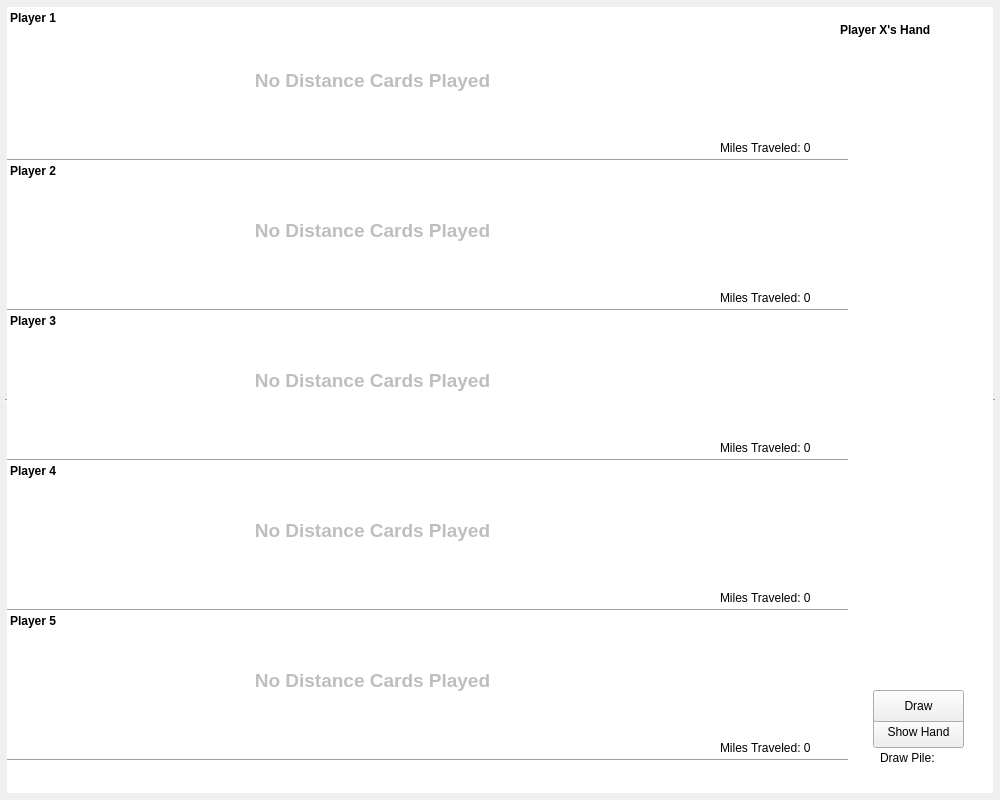
<?xml version="1.0" encoding="UTF-8"?>
<ui version="4.0">
 <class>MainWindow</class>
 <widget class="QMainWindow" name="MainWindow">
  <property name="enabled">
   <bool>true</bool>
  </property>
  <property name="geometry">
   <rect>
    <x>0</x>
    <y>0</y>
    <width>1000</width>
    <height>800</height>
   </rect>
  </property>
  <property name="windowTitle">
   <string>Mille Bornes</string>
  </property>
  <property name="styleSheet">
   <string notr="true">QPushButton#dist_button_1::pressed {
	background-color: transparent;
}

QPushButton#dist_button_1::enabled {
	border: 2px solid #008000;
	background-color: transparent;
	border-radius: 10px;
}

QPushButton#dist_button_2::pressed {
	background-color: transparent;
}

QPushButton#dist_button_2::enabled {
	border: 2px solid #008000;
	background-color: transparent;
	border-radius: 10px;
}

QPushButton#dist_button_3::pressed {
	background-color: transparent;
}

QPushButton#dist_button_3::enabled {
	border: 2px solid #008000;
	background-color: transparent;
	border-radius: 10px;
}

QPushButton#dist_button_4:pressed {
	background-color: transparent;
}

QPushButton#dist_button_4::enabled {
	border: 2px solid #008000;
	background-color: transparent;
	border-radius: 10px;
}

QPushButton#dist_button_5::pressed {
	background-color: transparent;
}

QPushButton#dist_button_5::enabled {
	border: 2px solid #008000;
	background-color: transparent;
	border-radius: 10px;
}

QPushButton#safety_button_1::pressed {
	background-color: transparent;
}

QPushButton#safety_button_1::enabled {
	border: 2px solid #008000;
	background-color: transparent;
	border-radius: 10px;
}

QPushButton#safety_button_2::pressed {
	background-color: transparent;
}

QPushButton#safety_button_2::enabled {
	border: 2px solid #008000;
	background-color: transparent;
	border-radius: 10px;
}

QPushButton#safety_button_3::pressed {
	background-color: transparent;
}

QPushButton#safety_button_3:enabled {
	border: 2px solid #008000;
	background-color: transparent;
	border-radius: 10px;
}

QPushButton#safety_button_4::pressed {
	background-color: transparent;
}

QPushButton#safety_button_4::enabled {
	border: 2px solid #008000;
	background-color: transparent;
	border-radius: 10px;
}

QPushButton#safety_button_5::pressed {
	background-color: transparent;
}

QPushButton#safety_button_5::enabled {
	border: 2px solid #008000;
	background-color: transparent;
	border-radius: 10px;
}</string>
  </property>
  <widget class="QWidget" name="centralWidget">
   <widget class="QGraphicsView" name="gameView">
    <property name="geometry">
     <rect>
      <x>5</x>
      <y>5</y>
      <width>990</width>
      <height>790</height>
     </rect>
    </property>
    <property name="frameShape">
     <enum>QFrame::HLine</enum>
    </property>
    <property name="frameShadow">
     <enum>QFrame::Sunken</enum>
    </property>
   </widget>
   <widget class="QPushButton" name="readyButton">
    <property name="geometry">
     <rect>
      <x>873</x>
      <y>716</y>
      <width>91</width>
      <height>32</height>
     </rect>
    </property>
    <property name="text">
     <string>Show Hand</string>
    </property>
   </widget>
   <widget class="QLabel" name="handLabel">
    <property name="geometry">
     <rect>
      <x>840</x>
      <y>20</y>
      <width>151</width>
      <height>20</height>
     </rect>
    </property>
    <property name="font">
     <font>
      <weight>75</weight>
      <bold>true</bold>
     </font>
    </property>
    <property name="text">
     <string>Player X's Hand</string>
    </property>
   </widget>
   <widget class="QLabel" name="player_5">
    <property name="geometry">
     <rect>
      <x>10</x>
      <y>613</y>
      <width>81</width>
      <height>16</height>
     </rect>
    </property>
    <property name="font">
     <font>
      <weight>75</weight>
      <bold>true</bold>
     </font>
    </property>
    <property name="text">
     <string>Player 5</string>
    </property>
   </widget>
   <widget class="Line" name="line">
    <property name="geometry">
     <rect>
      <x>7</x>
      <y>150</y>
      <width>841</width>
      <height>20</height>
     </rect>
    </property>
    <property name="orientation">
     <enum>Qt::Horizontal</enum>
    </property>
   </widget>
   <widget class="Line" name="line_2">
    <property name="geometry">
     <rect>
      <x>7</x>
      <y>300</y>
      <width>841</width>
      <height>20</height>
     </rect>
    </property>
    <property name="orientation">
     <enum>Qt::Horizontal</enum>
    </property>
   </widget>
   <widget class="Line" name="line_3">
    <property name="geometry">
     <rect>
      <x>7</x>
      <y>450</y>
      <width>841</width>
      <height>20</height>
     </rect>
    </property>
    <property name="orientation">
     <enum>Qt::Horizontal</enum>
    </property>
   </widget>
   <widget class="Line" name="line_4">
    <property name="geometry">
     <rect>
      <x>7</x>
      <y>600</y>
      <width>841</width>
      <height>20</height>
     </rect>
    </property>
    <property name="orientation">
     <enum>Qt::Horizontal</enum>
    </property>
   </widget>
   <widget class="QLabel" name="player_4">
    <property name="geometry">
     <rect>
      <x>10</x>
      <y>463</y>
      <width>81</width>
      <height>16</height>
     </rect>
    </property>
    <property name="font">
     <font>
      <weight>75</weight>
      <bold>true</bold>
     </font>
    </property>
    <property name="text">
     <string>Player 4</string>
    </property>
   </widget>
   <widget class="QLabel" name="player_3">
    <property name="geometry">
     <rect>
      <x>10</x>
      <y>313</y>
      <width>81</width>
      <height>16</height>
     </rect>
    </property>
    <property name="font">
     <font>
      <weight>75</weight>
      <bold>true</bold>
     </font>
    </property>
    <property name="text">
     <string>Player 3</string>
    </property>
   </widget>
   <widget class="QLabel" name="player_2">
    <property name="geometry">
     <rect>
      <x>10</x>
      <y>163</y>
      <width>81</width>
      <height>16</height>
     </rect>
    </property>
    <property name="font">
     <font>
      <weight>75</weight>
      <bold>true</bold>
     </font>
    </property>
    <property name="text">
     <string>Player 2</string>
    </property>
   </widget>
   <widget class="QLabel" name="player_1">
    <property name="geometry">
     <rect>
      <x>10</x>
      <y>10</y>
      <width>81</width>
      <height>16</height>
     </rect>
    </property>
    <property name="font">
     <font>
      <weight>75</weight>
      <bold>true</bold>
     </font>
    </property>
    <property name="text">
     <string>Player 1</string>
    </property>
   </widget>
   <widget class="QPushButton" name="drawButton">
    <property name="geometry">
     <rect>
      <x>873</x>
      <y>690</y>
      <width>91</width>
      <height>32</height>
     </rect>
    </property>
    <property name="text">
     <string>Draw</string>
    </property>
   </widget>
   <widget class="QPushButton" name="dist_button_1">
    <property name="enabled">
     <bool>false</bool>
    </property>
    <property name="geometry">
     <rect>
      <x>110</x>
      <y>20</y>
      <width>525</width>
      <height>121</height>
     </rect>
    </property>
    <property name="font">
     <font>
      <pointsize>14</pointsize>
      <weight>75</weight>
      <bold>true</bold>
     </font>
    </property>
    <property name="text">
     <string>No Distance Cards Played</string>
    </property>
    <property name="checkable">
     <bool>false</bool>
    </property>
    <property name="flat">
     <bool>true</bool>
    </property>
   </widget>
   <widget class="QPushButton" name="dist_button_2">
    <property name="enabled">
     <bool>false</bool>
    </property>
    <property name="geometry">
     <rect>
      <x>110</x>
      <y>170</y>
      <width>525</width>
      <height>121</height>
     </rect>
    </property>
    <property name="font">
     <font>
      <pointsize>14</pointsize>
      <weight>75</weight>
      <bold>true</bold>
     </font>
    </property>
    <property name="text">
     <string>No Distance Cards Played</string>
    </property>
    <property name="flat">
     <bool>true</bool>
    </property>
   </widget>
   <widget class="QPushButton" name="dist_button_3">
    <property name="enabled">
     <bool>false</bool>
    </property>
    <property name="geometry">
     <rect>
      <x>110</x>
      <y>320</y>
      <width>525</width>
      <height>121</height>
     </rect>
    </property>
    <property name="font">
     <font>
      <pointsize>14</pointsize>
      <weight>75</weight>
      <bold>true</bold>
     </font>
    </property>
    <property name="text">
     <string>No Distance Cards Played</string>
    </property>
    <property name="flat">
     <bool>true</bool>
    </property>
   </widget>
   <widget class="QPushButton" name="dist_button_4">
    <property name="enabled">
     <bool>false</bool>
    </property>
    <property name="geometry">
     <rect>
      <x>110</x>
      <y>470</y>
      <width>525</width>
      <height>121</height>
     </rect>
    </property>
    <property name="font">
     <font>
      <pointsize>14</pointsize>
      <weight>75</weight>
      <bold>true</bold>
     </font>
    </property>
    <property name="text">
     <string>No Distance Cards Played</string>
    </property>
    <property name="flat">
     <bool>true</bool>
    </property>
   </widget>
   <widget class="QPushButton" name="dist_button_5">
    <property name="enabled">
     <bool>false</bool>
    </property>
    <property name="geometry">
     <rect>
      <x>110</x>
      <y>620</y>
      <width>525</width>
      <height>121</height>
     </rect>
    </property>
    <property name="font">
     <font>
      <pointsize>14</pointsize>
      <weight>75</weight>
      <bold>true</bold>
     </font>
    </property>
    <property name="text">
     <string>No Distance Cards Played</string>
    </property>
    <property name="flat">
     <bool>true</bool>
    </property>
   </widget>
   <widget class="QLabel" name="miles_traveled_1">
    <property name="geometry">
     <rect>
      <x>720</x>
      <y>140</y>
      <width>121</width>
      <height>16</height>
     </rect>
    </property>
    <property name="text">
     <string>Miles Traveled: 0</string>
    </property>
   </widget>
   <widget class="QLabel" name="miles_traveled_2">
    <property name="geometry">
     <rect>
      <x>720</x>
      <y>290</y>
      <width>121</width>
      <height>16</height>
     </rect>
    </property>
    <property name="text">
     <string>Miles Traveled: 0</string>
    </property>
   </widget>
   <widget class="QLabel" name="miles_traveled_3">
    <property name="geometry">
     <rect>
      <x>720</x>
      <y>440</y>
      <width>121</width>
      <height>16</height>
     </rect>
    </property>
    <property name="text">
     <string>Miles Traveled: 0</string>
    </property>
   </widget>
   <widget class="QLabel" name="miles_traveled_4">
    <property name="geometry">
     <rect>
      <x>720</x>
      <y>590</y>
      <width>121</width>
      <height>16</height>
     </rect>
    </property>
    <property name="text">
     <string>Miles Traveled: 0</string>
    </property>
   </widget>
   <widget class="QLabel" name="miles_traveled_5">
    <property name="geometry">
     <rect>
      <x>720</x>
      <y>740</y>
      <width>121</width>
      <height>16</height>
     </rect>
    </property>
    <property name="text">
     <string>Miles Traveled: 0</string>
    </property>
   </widget>
   <widget class="QLabel" name="drawLabel">
    <property name="geometry">
     <rect>
      <x>880</x>
      <y>750</y>
      <width>91</width>
      <height>16</height>
     </rect>
    </property>
    <property name="text">
     <string>Draw Pile: </string>
    </property>
   </widget>
   <widget class="QPushButton" name="safety_button_1">
    <property name="enabled">
     <bool>false</bool>
    </property>
    <property name="geometry">
     <rect>
      <x>710</x>
      <y>20</y>
      <width>131</width>
      <height>121</height>
     </rect>
    </property>
    <property name="text">
     <string/>
    </property>
    <property name="flat">
     <bool>true</bool>
    </property>
   </widget>
   <widget class="QPushButton" name="safety_button_2">
    <property name="enabled">
     <bool>false</bool>
    </property>
    <property name="geometry">
     <rect>
      <x>710</x>
      <y>170</y>
      <width>131</width>
      <height>121</height>
     </rect>
    </property>
    <property name="text">
     <string/>
    </property>
    <property name="flat">
     <bool>true</bool>
    </property>
   </widget>
   <widget class="QPushButton" name="safety_button_3">
    <property name="enabled">
     <bool>false</bool>
    </property>
    <property name="geometry">
     <rect>
      <x>710</x>
      <y>320</y>
      <width>131</width>
      <height>121</height>
     </rect>
    </property>
    <property name="text">
     <string/>
    </property>
    <property name="flat">
     <bool>true</bool>
    </property>
   </widget>
   <widget class="QPushButton" name="safety_button_4">
    <property name="enabled">
     <bool>false</bool>
    </property>
    <property name="geometry">
     <rect>
      <x>710</x>
      <y>470</y>
      <width>131</width>
      <height>121</height>
     </rect>
    </property>
    <property name="text">
     <string/>
    </property>
    <property name="flat">
     <bool>true</bool>
    </property>
   </widget>
   <widget class="QPushButton" name="safety_button_5">
    <property name="enabled">
     <bool>false</bool>
    </property>
    <property name="geometry">
     <rect>
      <x>710</x>
      <y>620</y>
      <width>131</width>
      <height>121</height>
     </rect>
    </property>
    <property name="text">
     <string/>
    </property>
    <property name="flat">
     <bool>true</bool>
    </property>
   </widget>
   <widget class="Line" name="line_5">
    <property name="geometry">
     <rect>
      <x>7</x>
      <y>750</y>
      <width>841</width>
      <height>20</height>
     </rect>
    </property>
    <property name="orientation">
     <enum>Qt::Horizontal</enum>
    </property>
   </widget>
   <zorder>gameView</zorder>
   <zorder>dist_button_2</zorder>
   <zorder>dist_button_1</zorder>
   <zorder>readyButton</zorder>
   <zorder>handLabel</zorder>
   <zorder>player_5</zorder>
   <zorder>line</zorder>
   <zorder>line_2</zorder>
   <zorder>line_3</zorder>
   <zorder>line_4</zorder>
   <zorder>player_4</zorder>
   <zorder>player_3</zorder>
   <zorder>player_2</zorder>
   <zorder>player_1</zorder>
   <zorder>drawButton</zorder>
   <zorder>dist_button_3</zorder>
   <zorder>dist_button_4</zorder>
   <zorder>dist_button_5</zorder>
   <zorder>miles_traveled_1</zorder>
   <zorder>miles_traveled_2</zorder>
   <zorder>miles_traveled_3</zorder>
   <zorder>miles_traveled_4</zorder>
   <zorder>miles_traveled_5</zorder>
   <zorder>drawLabel</zorder>
   <zorder>safety_button_1</zorder>
   <zorder>safety_button_2</zorder>
   <zorder>safety_button_3</zorder>
   <zorder>safety_button_4</zorder>
   <zorder>safety_button_5</zorder>
   <zorder>line_5</zorder>
  </widget>
 </widget>
 <layoutdefault spacing="6" margin="11"/>
 <resources/>
 <connections/>
</ui>
